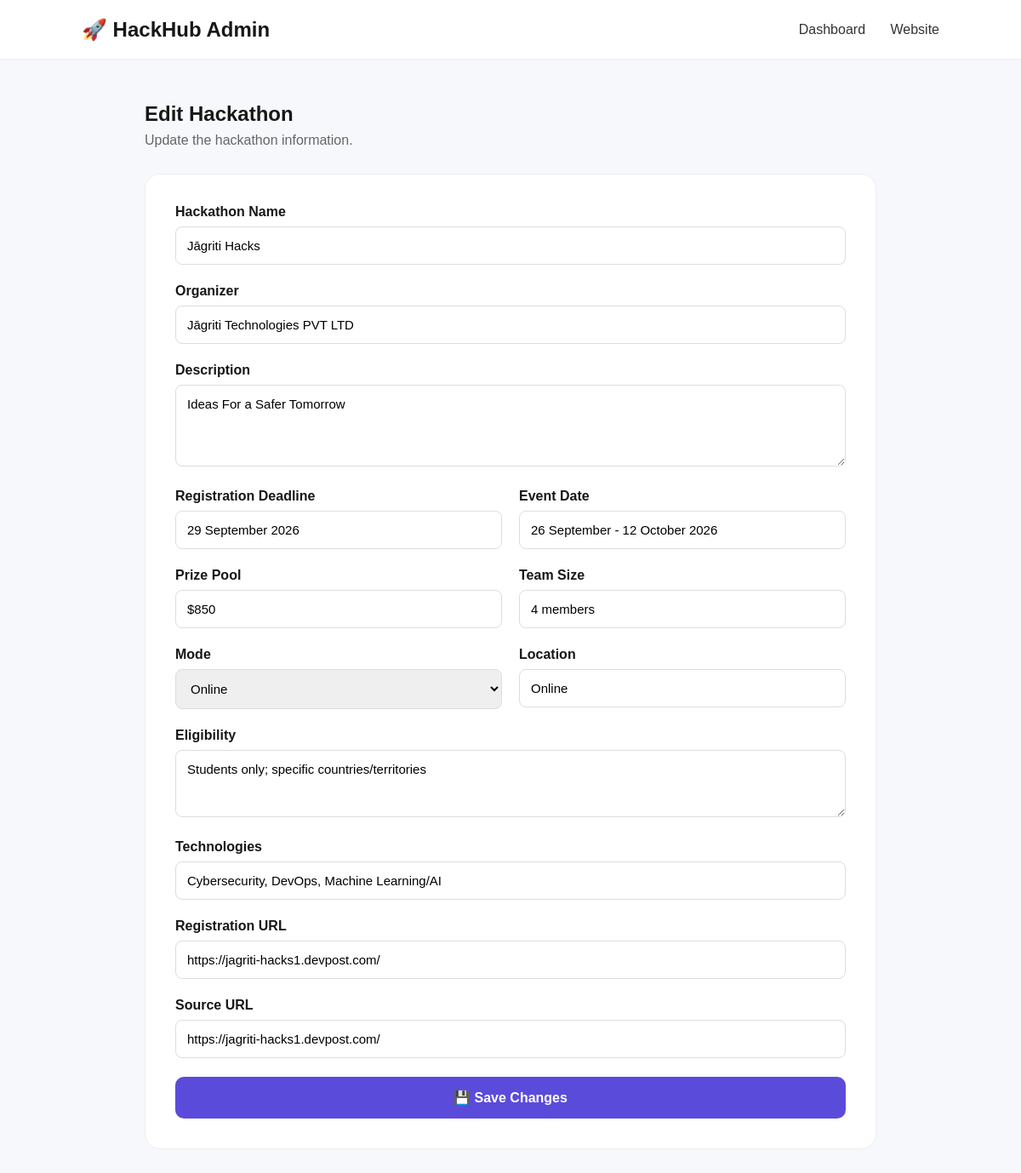
The app's page /admin/edit/4 with its own data.
### models/hackathon.py (models this page shows)
class Hackathon(db.Model):
    id = db.Column(
        db.Integer,
        primary_key=True
    )
    name = db.Column(
        db.String(200),
        nullable=False
    )
    organizer = db.Column(
        db.String(200)
    )
    description = db.Column(
        db.Text
    )
    registration_deadline = db.Column(
        db.String(100)
    )
    event_date = db.Column(
        db.String(100)
    )
    location = db.Column(
        db.String(200)
    )
    mode = db.Column(
        db.String(50)
    )
    prize_pool = db.Column(
        db.String(100)
    )
    team_size = db.Column(
        db.String(100)
    )
    eligibility = db.Column(
        db.Text
    )
    technologies = db.Column(
        db.String(500)
    )
    registration_url = db.Column(
        db.String(500)
    )
    source_url = db.Column(
        db.String(500)
    )
    status = db.Column(
        db.String(50),
        default="Open"
    )
    last_updated = db.Column(
        db.DateTime,
        default=datetime.utcnow
    )

### app.py (the view, shortened to what this page needs)
@app.route(
    "/admin/edit/<int:hackathon_id>",
    methods=["GET", "POST"]
)
def edit_hackathon(
    hackathon_id
):
    hackathon = Hackathon.query.get_or_404(
        hackathon_id
    )
    return render_template(
        "edit_hackathon.html",
        hackathon=hackathon
    )

### templates/edit_hackathon.html (shortened to what this page needs)
<!DOCTYPE html>
<html lang="en">
<head>
    <link rel="stylesheet"
          href="{{ url_for('static', filename='css/style.css') }}">
</head>
<body>
<nav>
    <h2>🚀 HackHub Admin</h2>
    <div>
        <a href="/admin">
            Dashboard
        </a>
        <a href="/">
            Website
        </a>
    </div>
</nav>
<section class="form-container">
    <div class="form-header">
        <h1>
            Edit Hackathon
        </h1>
        <p>
            Update the hackathon information.
        </p>
    </div>
    <form
        method="POST"
        class="hackathon-form"
    >
        <div class="form-group">
            <label>
                Hackathon Name
            </label>
            <input
                type="text"
                name="name"
                value="{{ hackathon.name }}"
                required
            >
        </div>
        <div class="form-group">
            <label>
                Organizer
            </label>
            <input
                type="text"
                name="organizer"
                value="{{ hackathon.organizer }}"
                required
            >
        </div>
        <div class="form-group">
            <label>
                Description
            </label>
            <textarea
                name="description"
                rows="4"
                required
            >{{ hackathon.description }}</textarea>
        </div>
        <div class="form-row">
            <div class="form-group">
                <label>
                    Registration Deadline
                </label>
                <input
                    type="text"
                    name="registration_deadline"
                    value="{{ hackathon.registration_deadline }}"
                    required
                >
            </div>
            <div class="form-group">
                <label>
                    Event Date
                </label>
                <input
                    type="text"
                    name="event_date"
                    value="{{ hackathon.event_date }}"
                    required
                >
            </div>
        </div>
        <div class="form-row">
            <div class="form-group">
                <label>
                    Prize Pool
                </label>
                <input
                    type="text"
                    name="prize_pool"
                    value="{{ hackathon.prize_pool }}"
                    required
                >
            </div>
            <div class="form-group">
                <label>
                    Team Size
                </label>
                <input
                    type="text"
                    name="team_size"
                    value="{{ hackathon.team_size }}"
                    required
                >
            </div>
        </div>
        <div class="form-row">
            <div class="form-group">
                <label>
                    Mode
                </label>
                <select name="mode">
                    <option value="Online"
                        {% if hackathon.mode == "Online" %}
                        selected
                        {% endif %}
                    >
                        Online
                    </option>
                </select>
            </div>
            <div class="form-group">
                <label>
                    Location
                </label>
                <input
                    type="text"
                    name="location"
                    value="{{ hackathon.location }}"
                    required
                >
            </div>
        </div>
        <div class="form-group">
            <label>
                Eligibility
            </label>
            <textarea
                name="eligibility"
                rows="3"
                required
            >{{ hackathon.eligibility }}</textarea>
        </div>
        <div class="form-group">
            <label>
                Technologies
            </label>
            <input
                type="text"
                name="technologies"
                value="{{ hackathon.technologies }}"
                required
            >
        </div>
        <div class="form-group">
            <label>
                Registration URL
            </label>
            <input
                type="url"
                name="registration_url"
                value="{{ hackathon.registration_url }}"
                required
            >
        </div>
        <div class="form-group">
            <label>
                Source URL
            </label>
            <input
                type="url"
                name="source_url"
                value="{{ hackathon.source_url }}"
                required
            >
        </div>
        <button
            type="submit"
            class="submit-btn"
        >
            💾 Save Changes
        </button>
    </form>
</section>
</body>
</html>

### static/css/style.css (style rules this page uses)
* { margin: 0; padding: 0; box-sizing: border-box; }
body { font-family: Arial, sans-serif; background: #f7f8fc; color: #171717; }
nav { height: 70px; padding: 0 8%; display: flex; justify-content: space-between; align-items: center; background: white; border-bottom: 1px solid #eee; }
nav h2 { font-size: 24px; }
nav a { text-decoration: none; color: #333; margin-left: 25px; }
.form-container { max-width: 900px; margin: 50px auto; padding: 0 20px; }
.form-header { margin-bottom: 30px; }
.form-header h1 { margin-bottom: 8px; }
.form-header p { color: #666; }
.hackathon-form { background: white; padding: 35px; border-radius: 18px; border: 1px solid #eee; }
.form-group { margin-bottom: 22px; }
.form-group label { display: block; font-weight: 600; margin-bottom: 8px; }
.form-group input, .form-group textarea, .form-group select { width: 100%; padding: 13px; border: 1px solid #ddd; border-radius: 8px; font-family: inherit; font-size: 15px; box-sizing: border-box; }
.form-group textarea { resize: vertical; }
.form-row { display: grid; grid-template-columns: 1fr 1fr; gap: 20px; }
.submit-btn { width: 100%; padding: 15px; border: none; border-radius: 10px; background: #5b4bdb; color: white; font-size: 16px; font-weight: bold; cursor: pointer; }

### records on screen
Hackathon: name "Jāgriti Hacks", organizer "Jāgriti Technologies PVT LTD", description "Ideas For a Safer Tomorrow", registration_deadline "29 September 2026", event_date "26 September - 12 October 2026", prize_pool "$850", team_size "4 members", mode "Online", location "Online", eligibility "Students only; specific countries/territories", technologies "Cybersecurity, DevOps, Machine Learning/AI", registration_url "https://jagriti-hacks1.devpost.com/", source_url "https://jagriti-hacks1.devpost.com/"
